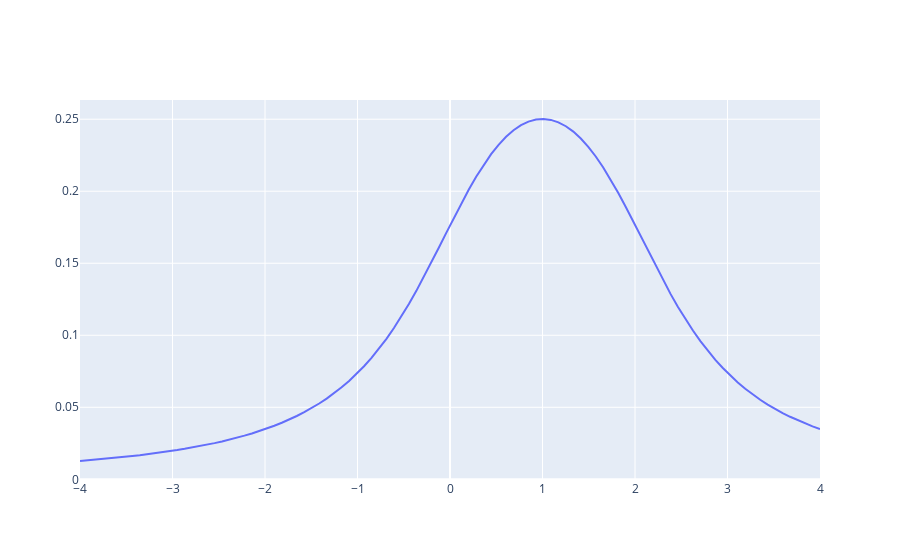

Notebook code cell kept with this figure:
### Code cell
wStep_a = 0
wStep_b = 2
# Ширина ступеньки
sigma = 0.5
sigma_f = 0.8
mu_cauchy = 0 
gamma = 1
wind = max(2*wStep_a, 4*sigma, 2*wStep_b)
#f = lambda x : 1/np.sqrt(2*math.pi)/sigma_f*np.exp(-x*x/2/sigma_f/sigma_f)
#f = lambda x: 1/(wStep_b - wStep_a) if (wStep_a <= x <= wStep_b) else 0.0 # нормировка на единицу
f = lambda x : 1/math.pi * gamma/ ((x-mu_cauchy)*(x-mu_cauchy)+gamma*gamma)
f = np.vectorize(f)
#g = lambda x : 1/np.sqrt(2*math.pi)/sigma*np.exp(-x*x/2/sigma/sigma)
g = lambda x: 1/(wStep_b - wStep_a) if (wStep_a <= x <= wStep_b) else 0.0
g = np.vectorize(g)
sample = convolute(f, g, -wind, wind)
a = -wind
b = wind
N = 100
delta_x = (b-a) / (N-1)
x = np.linspace(a, b, N)
y = sample(x)
mu_gen = np.sum(y*x*delta_x)
sigma_gen = np.sqrt(np.sum(y*((x-mu_gen)**2))*delta_x)
print(np.sum(y*delta_x), mu_gen, sigma_gen)
go.Figure(go.Scatter(x = x, y = y, name = "convolution"))
